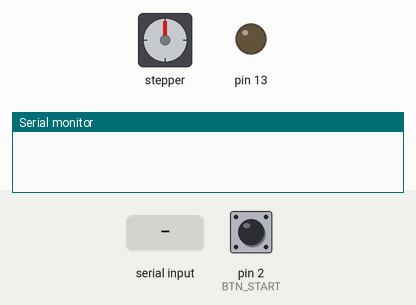
A sketch run on a simulated Arduino Uno, built with avr-gcc and run on an emulated ATmega328P. Shown: stepper motor, output pins drawn as LEDs (lit = HIGH), the last lines printed to the serial monitor. The test bench sets the inputs (shaded band); at power-on: pin 2 (BTN_START) HIGH. Stepper angles assume 2050 steps per turn.

Above: at 1.2 s.
1.3 s: pin 2 (BTN_START) pulled LOW for 0.15 s
At 2.3 s:
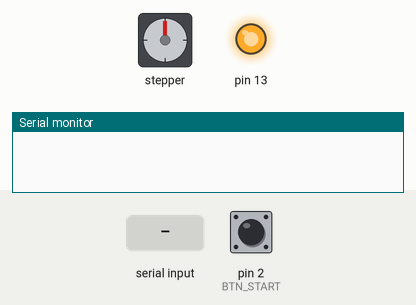
2.9 s: "scan" received over Serial
At 3.36 s:
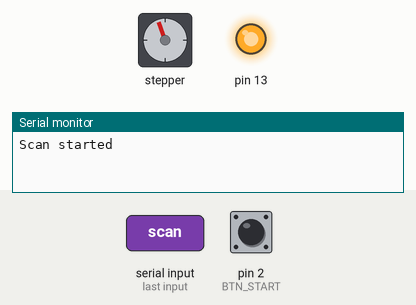
5.9 s: pin 2 (BTN_START) pulled LOW for 1 s
At 7.0 s:
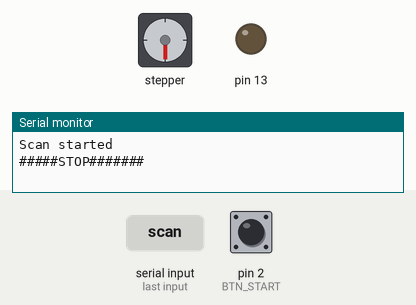
8.4 s: "scan" received over Serial
At 8.89 s:
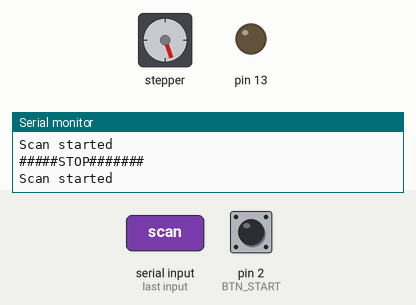
11.4 s: pin 2 (BTN_START) pulled LOW for 0.15 s
At 12.4 s:
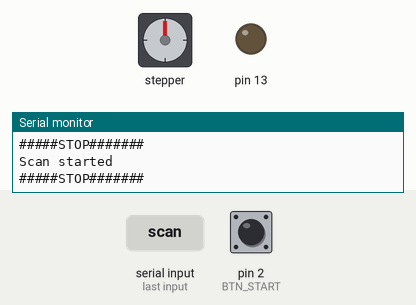
13.0 s: "scan" received over Serial
At 13.47 s:
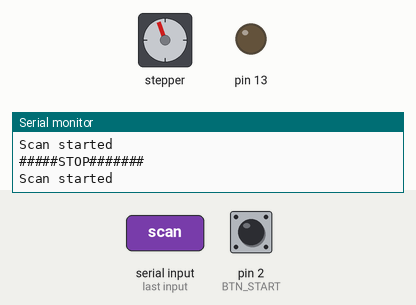
Timing chart, 0 to 17.0 s (numbered marks = the images above; inputs shaded):
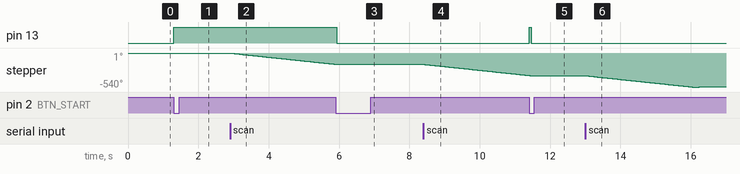

The sketch:

UltrasonicScanner.ino
```cpp
/*
 Stepper Motor Control - one step at a time

 This program drives a unipolar or bipolar stepper motor.
 The motor is attached to digital pins 8 - 11 of the Arduino.

 The motor will step one step at a time, very slowly.  You can use this to
 test that you've got the four wires of your stepper wired to the correct
 pins. If wired correctly, all steps should be in the same direction.

 Use this also to count the number of steps per revolution of your motor,
 if you don't know it.  Then plug that number into the oneRevolution
 example to see if you got it right.

 Created 30 Nov. 2009
 by Tom Igoe

 */

#define BTN_START 2
#define TRIG_PIN 4
#define ECHO_PIN 7

volatile bool stopRequested;

#include <Stepper.h>
#include <avr/sleep.h>

const unsigned long stepsPerRevolution = 2050;  // change this to fit the number of steps per revolution
// for your motor

// initialize the stepper library on pins 8 through 11:
Stepper stpm(stepsPerRevolution, 8, 10, 9, 11);

int stepCount = 0;         // number of steps the motor has taken
int speed = 1;

// Returns distance (mostly copy from Moodle lesson)
// https://moodle.polytechnique.fr/mod/lesson/view.php?id=180139&pageid=3595&startlastseen=no
double getDistance() {
  digitalWrite(TRIG_PIN, LOW);
  delayMicroseconds(1);
  digitalWrite(TRIG_PIN, HIGH);
  delayMicroseconds(10);
  digitalWrite(TRIG_PIN, LOW);
  unsigned long duration = pulseInLong(ECHO_PIN, HIGH);
  return (duration / 2) / 29.1;
}

void setup() {

  set_sleep_mode(SLEEP_MODE_PWR_DOWN);

  pinMode(BTN_START, INPUT_PULLUP);
  pinMode(13, OUTPUT);
  pinMode(TRIG_PIN, OUTPUT);
  pinMode(ECHO_PIN, INPUT);

  digitalWrite(13, 0);

  // initialize the serial port:
  Serial.begin(9600);

  stopRequested = false;

  attachInterrupt(digitalPinToInterrupt(BTN_START), startScan, FALLING);
}


void startScan()
{
  stopRequested = true;
  digitalWrite(13, 1);

}

void scan()
{
    stpm.setSpeed(10);
    stpm.step(-stepsPerRevolution / 2);

    int stepped = 0;
    stpm.setSpeed(speed);
    for(unsigned long i = 0; i <= 360; i += 5)
    {
      if(stopRequested)
      {
        Serial.println("#####STOP#######");
        return;
      }
      int stepTo = (int)((double)(i * stepsPerRevolution) / 360);
      if(i == 360)
        stepTo = stepsPerRevolution;
      Serial.print("Step ");
      Serial.print(stepTo);
      stpm.step(stepTo - stepped);
      stepped = stepTo;
      Serial.print("\tsdegree: ");
      Serial.print(i);
      Serial.print("\tsteps: ");
      Serial.print(stepped);
      Serial.print("\t");
      //Serial.println(getDistance());
      Serial.println("");
      delay(50);
    }
    stpm.setSpeed(10);
    stpm.step(-stepsPerRevolution / 2);
}


void loop() {

  String cmd = "";
  while(Serial.available())
  {
    uint8_t incoming = Serial.read();
    if(incoming != 10)
      cmd = cmd + (char)incoming;
  }

  if(cmd.substring(0, 4) == "rot ")
  {
    int rot = cmd.substring(4).toInt();

    Serial.print("Rotate ");
    Serial.print(rot);
    Serial.print(" steps...");

    stpm.setSpeed(speed);
    stpm.step(rot);
    Serial.println(" done");
  }

  if(cmd.substring(0, 6) == "speed ")
  {
    speed = cmd.substring(6).toInt();
    Serial.print("New speed ");
    Serial.println(speed);
  }

  if(cmd == "scan")
  {
    Serial.println("Scan started");

    stopRequested = false;
    scan();

    digitalWrite(13, 0);
  }
  delay(50);

  // wait for transmit buffer to empty, see https://forum.arduino.cc/t/how-to-know-when-serial-has-finished-sending/116582/6
  //while ((UCSR0A & _BV (TXC0)) == 0) {}

  // Go to sleep
  //sleep_enable();
  //sleep_cpu();
}
```

Measured:
- after the input at 1.3 s, pin 13: LOW → HIGH at once
- after the input at 2.9 s, stepper: keeps turning counter-clockwise at about 60°/s, starting at once
- after the input at 5.9 s, pin 13: HIGH → LOW at once; stepper: goes on until 5.9 s, then stays -180°
- after the input at 8.4 s, stepper: keeps turning counter-clockwise at about 60°/s, starting at once
- after the input at 11.4 s, pin 13: LOW → HIGH at once, → LOW 0.07 s later; stepper: goes on until 11.5 s, then stays -360°
- after the input at 13.0 s, stepper: turns 180° counter-clockwise in 3.0 s, then 5° clockwise in 0.73 s
